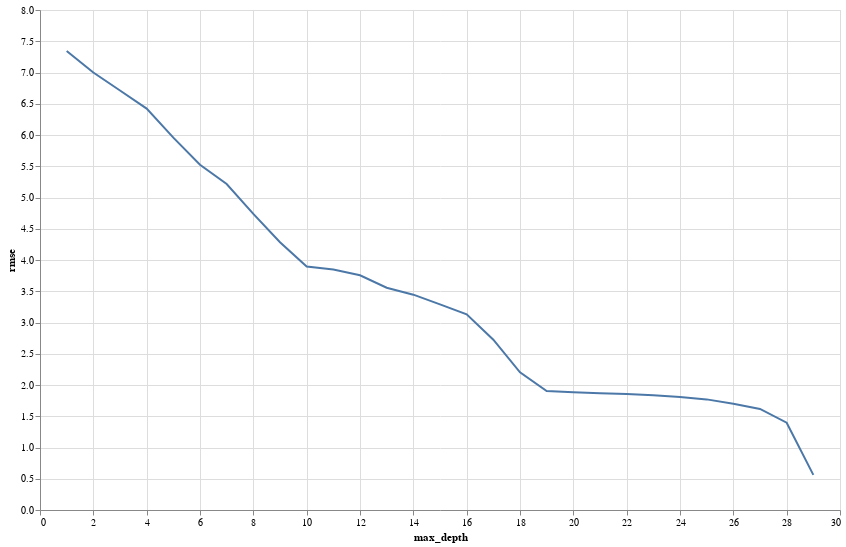

This figure's notebook cell:
### Code cell
plot_max_depth_rmse(max_depths, rmses_oh)

### Figure 1 — Vega-Lite specification as saved in the notebook (floating-point values rounded to 4 significant figures)
{"config": {"view": {"continuousWidth": 400, "continuousHeight": 300}}, "data": {"name": "data-26e83722c7bb6c556745271af3be2893"}, "mark": "line", "encoding": {"x": {"field": "max_depth", "type": "quantitative"}, "y": {"field": "rmse", "type": "quantitative"}}, "height": 500, "selection": {"selector004": {"type": "interval", "bind": "scales", "encodings": ["x", "y"]}}, "width": 800, "$schema": "https://vega.github.io/schema/vega-lite/v4.17.0.json", "datasets": {"data-26e83722c7bb6c556745271af3be2893": [{"max_depth": 1, "rmse": 7.345}, {"max_depth": 2, "rmse": 6.999}, {"max_depth": 3, "rmse": 6.711}, {"max_depth": 4, "rmse": 6.422}, {"max_depth": 5, "rmse": 5.958}, {"max_depth": 6, "rmse": 5.524}, {"max_depth": 7, "rmse": 5.216}, {"max_depth": 8, "rmse": 4.739}, {"max_depth": 9, "rmse": 4.283}, {"max_depth": 10, "rmse": 3.894}, {"max_depth": 11, "rmse": 3.846}, {"max_depth": 12, "rmse": 3.755}, {"max_depth": 13, "rmse": 3.556}, {"max_depth": 14, "rmse": 3.445}, {"max_depth": 15, "rmse": 3.289}, {"max_depth": 16, "rmse": 3.132}, {"max_depth": 17, "rmse": 2.726}, {"max_depth": 18, "rmse": 2.204}, {"max_depth": 19, "rmse": 1.903}, {"max_depth": 20, "rmse": 1.884}, {"max_depth": 21, "rmse": 1.869}, {"max_depth": 22, "rmse": 1.856}, {"max_depth": 23, "rmse": 1.836}, {"max_depth": 24, "rmse": 1.807}, {"max_depth": 25, "rmse": 1.77}, {"max_depth": 26, "rmse": 1.699}, {"max_depth": 27, "rmse": 1.617}, {"max_depth": 28, "rmse": 1.397}, {"max_depth": 29, "rmse": 0.5614}]}}
